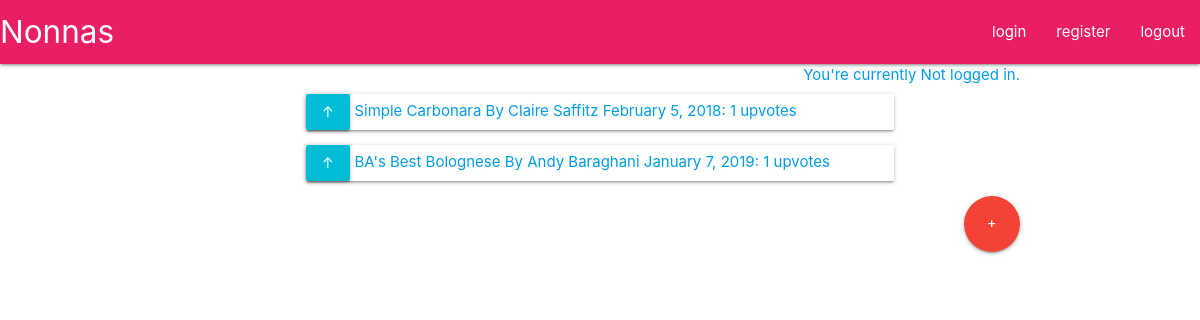
The app's page /nonnas/ with its own data.
### nonnas/models.py (models this page shows, shortened)
class Post(models.Model):
    title = models.CharField(max_length=200)
    content = models.TextField()
    votes = models.IntegerField(default=1, editable=False)

### nonnas/views.py (the view)
# urls.py: path('', views.homepage, name="homepage"),
def homepage(request):
    if request.user.is_authenticated:
        user=request.user.username
    else:
        user="Not logged in."
    if request.method == 'POST':
        post = get_object_or_404(Post, pk=request.POST['post'])
        post.votes += 1
        post.save()
    post_list = list(Post.objects.all())
    post_list = sorted(post_list, key=lambda x: x.votes, reverse=True)
    context = {'post_list': post_list, 'user': user}
    return render(request, 'nonnas/homepage.html', context)

### nonnas/templates/nonnas/homepage.html (shortened to what this page needs)
{% extends 'nonnas/header.html' %}
{% block content %}
	<a class="right">You're currently {{ user }} </a>
	<br>
	<div class="container">
		{% for post in post_list %}
		<form action="" method="POST">
			<div class="card">
				<button type="submit" class="cyan waves-effect wave-light btn"  name="post" id="post"  value="{{ post.id }}">↑</button>
				<a href="/nonnas/{{ post.id }}/"> {{ post.title }}: {{ post.votes }} upvotes</a>
			</div>
		</form>
		{% endfor %}
	</div>
	<a href="/nonnas/new_post/" class="btn-floating btn-large waves-effect waves-light red right">+</a>
{% endblock %}

### records on screen
Post: {{ post.id }} 7 (drawn), title "Simple Carbonara By Claire Saffitz February 5, 2018", votes "1"
Post: {{ post.id }} 8 (drawn), title "BA's Best Bolognese By Andy Baraghani January 7, 2019", votes "1"

### other values on screen
{{ user }} "Not logged in."
